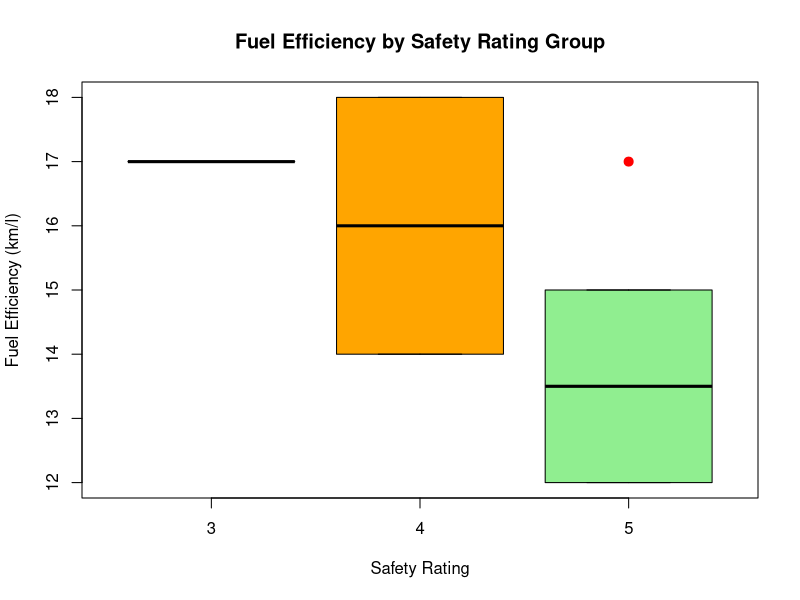
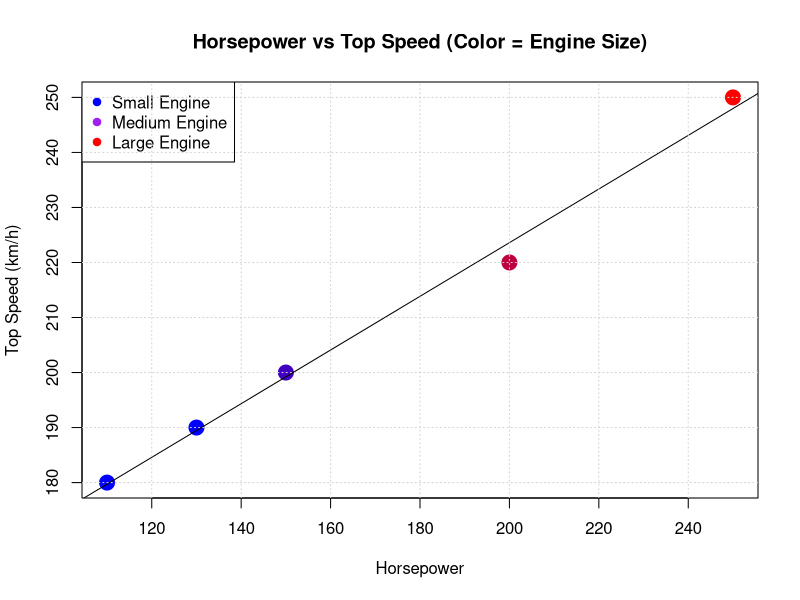
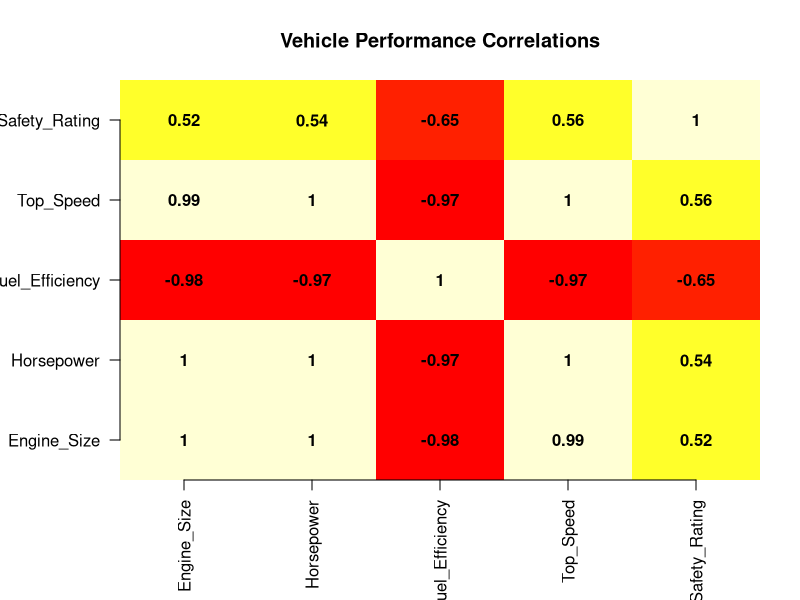
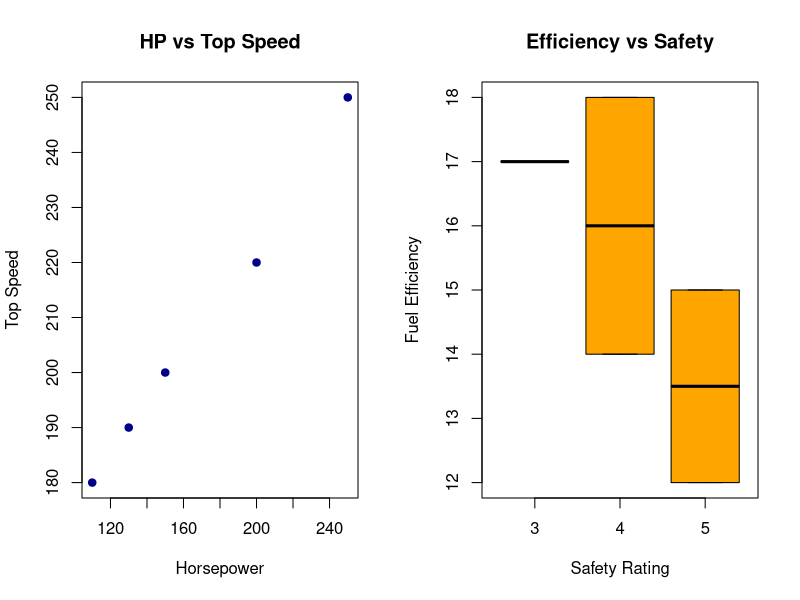

These figures' R source, in order:
# Experiment 17: Vehicle Performance Analysis
# Course: Data Handling and Visualization

# Dataset
df17 <- data.frame(
  Vehicle_ID = paste0("V", 1:5),
  Engine_Size = c(1.5, 2.0, 3.0, 2.5, 1.8),
  Horsepower = c(110, 150, 250, 200, 130),
  Fuel_Efficiency = c(18, 15, 12, 14, 17),
  Top_Speed = c(180, 200, 250, 220, 190),
  Safety_Rating = c(4, 5, 5, 4, 3)
)

cat("--- Experiment 17: Vehicle Performance Analysis ---\n")
print(df17)

# Q1: Develop a violin plot to compare the distribution of Fuel_Efficiency across different Safety_Rating categories.
png("outputs/exp17_q1_violin_plot.png", width=800, height=600)
boxplot(Fuel_Efficiency ~ Safety_Rating, data=df17, col=c("lightblue", "orange", "lightgreen"),
        xlab="Safety Rating", ylab="Fuel Efficiency (km/l)", main="Fuel Efficiency by Safety Rating Group")
points(df17$Safety_Rating, df17$Fuel_Efficiency, pch=19, col="red", cex=1.2)
dev.off()

# Q2: Construct a scatter plot to explore the relationship between Horsepower and Top_Speed.
png("outputs/exp17_q2_scatter_plot.png", width=800, height=600)
color_pal <- colorRampPalette(c("blue", "red"))(5)
eng_colors <- color_pal[as.numeric(cut(df17$Engine_Size, breaks=5))]
plot(df17$Horsepower, df17$Top_Speed, col=eng_colors, pch=19, cex=2,
     xlab="Horsepower", ylab="Top Speed (km/h)", main="Horsepower vs Top Speed (Color = Engine Size)")
legend("topleft", legend=c("Small Engine", "Medium Engine", "Large Engine"), 
       col=c("blue", "purple", "red"), pch=19)
abline(lm(Top_Speed ~ Horsepower, data=df17), col="black")
grid()
dev.off()

# Q3: Create a correlation heatmap for all numerical variables.
cor_17 <- cor(df17[, 2:6])
print(cor_17)
png("outputs/exp17_q3_heatmap.png", width=800, height=800)
par(mar=c(6,6,4,2))
image(1:5, 1:5, cor_17, col = heat.colors(12), axes=FALSE, xlab="", ylab="", main="Vehicle Performance Correlations")
axis(1, at=1:5, labels=colnames(cor_17), las=2)
axis(2, at=1:5, labels=colnames(cor_17), las=2)
for (i in 1:5) {
  for (j in 1:5) {
    text(i, j, round(cor_17[i, j], 2), col="black", font=2)
  }
}
dev.off()

# Q4: Develop a Tableau dashboard simulation.
png("outputs/exp17_q4_dashboard_simulation.png", width=1200, height=600)
par(mfrow=c(1,2))
plot(df17$Horsepower, df17$Top_Speed, col="darkblue", pch=19, xlab="Horsepower", ylab="Top Speed", main="HP vs Top Speed")
boxplot(Fuel_Efficiency ~ Safety_Rating, data=df17, col="orange", xlab="Safety Rating", ylab="Fuel Efficiency", main="Efficiency vs Safety")
dev.off()
cat("Experiment 17 successfully completed. Plots saved to outputs/.\n\n")
